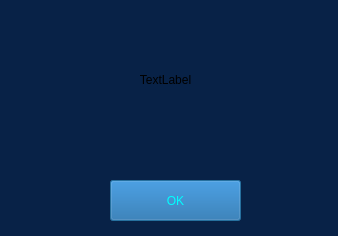
<?xml version="1.0" encoding="UTF-8"?>
<ui version="4.0">
 <class>Dialog</class>
 <widget class="QDialog" name="Dialog">
  <property name="geometry">
   <rect>
    <x>0</x>
    <y>0</y>
    <width>338</width>
    <height>236</height>
   </rect>
  </property>
  <property name="windowTitle">
   <string>ERROR</string>
  </property>
  <property name="styleSheet">
   <string notr="true">background-color: rgb(8, 34, 71);</string>
  </property>
  <widget class="QLabel" name="label">
   <property name="geometry">
    <rect>
     <x>0</x>
     <y>10</y>
     <width>331</width>
     <height>141</height>
    </rect>
   </property>
   <property name="styleSheet">
    <string notr="true">font: 14pt &quot;Berlin Sans FB&quot;;</string>
   </property>
   <property name="text">
    <string>&lt;html&gt;&lt;head/&gt;&lt;body&gt;&lt;p align=&quot;center&quot;&gt;TextLabel&lt;/p&gt;&lt;/body&gt;&lt;/html&gt;</string>
   </property>
   <property name="alignment">
    <set>Qt::AlignCenter</set>
   </property>
  </widget>
  <widget class="QPushButton" name="bOk">
   <property name="geometry">
    <rect>
     <x>110</x>
     <y>180</y>
     <width>131</width>
     <height>41</height>
    </rect>
   </property>
   <property name="styleSheet">
    <string notr="true">background-color: rgb(21, 99, 165);
color: #00ffff;
font: 14pt &quot;Berlin Sans FB&quot;;</string>
   </property>
   <property name="text">
    <string>OK</string>
   </property>
  </widget>
 </widget>
 <resources/>
 <connections/>
</ui>
